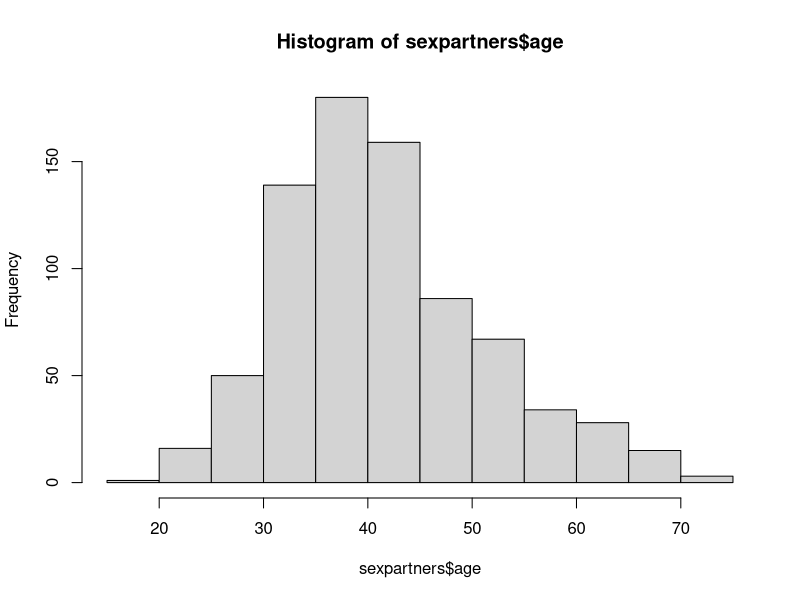
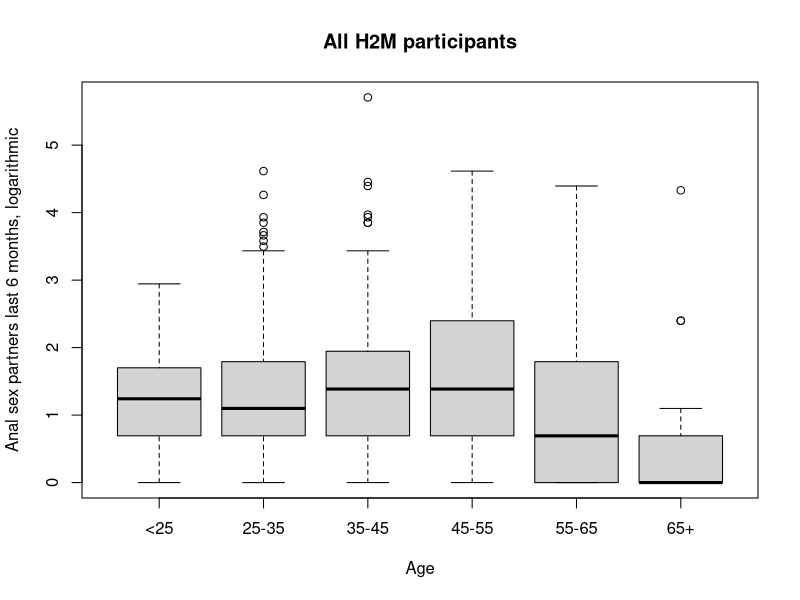
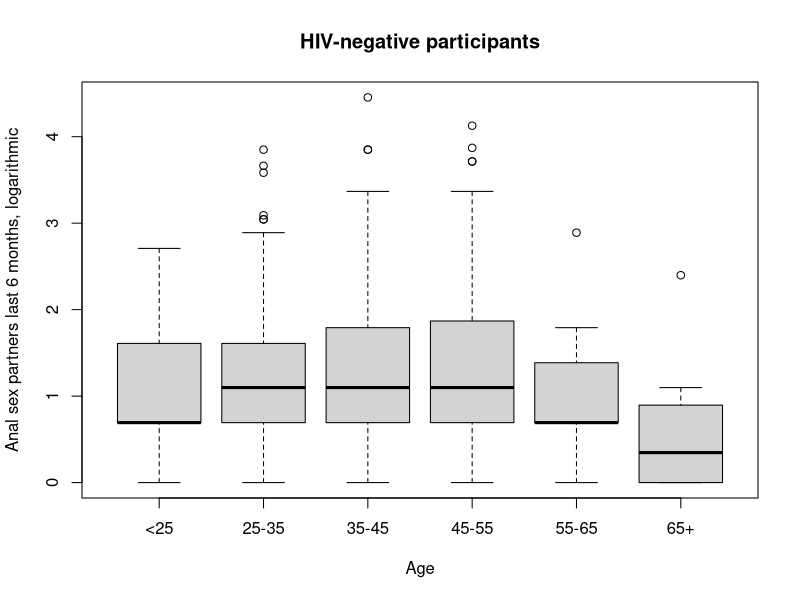
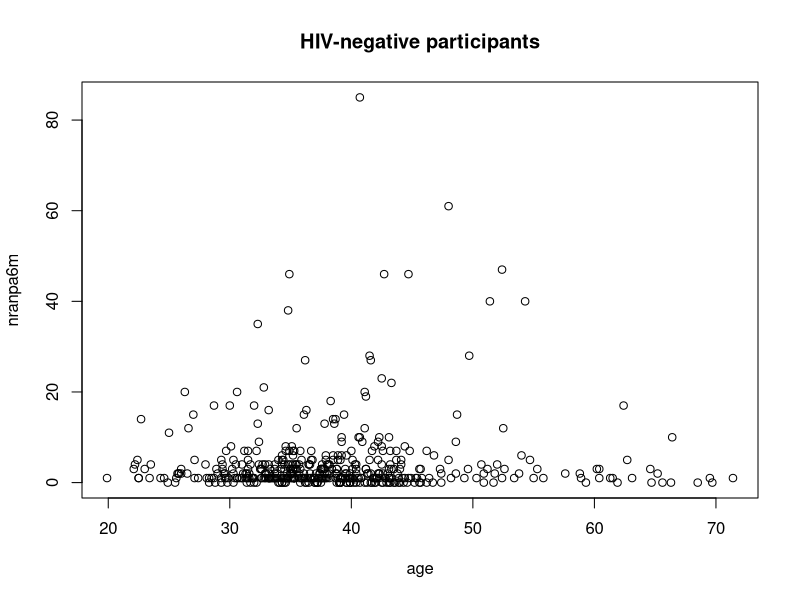
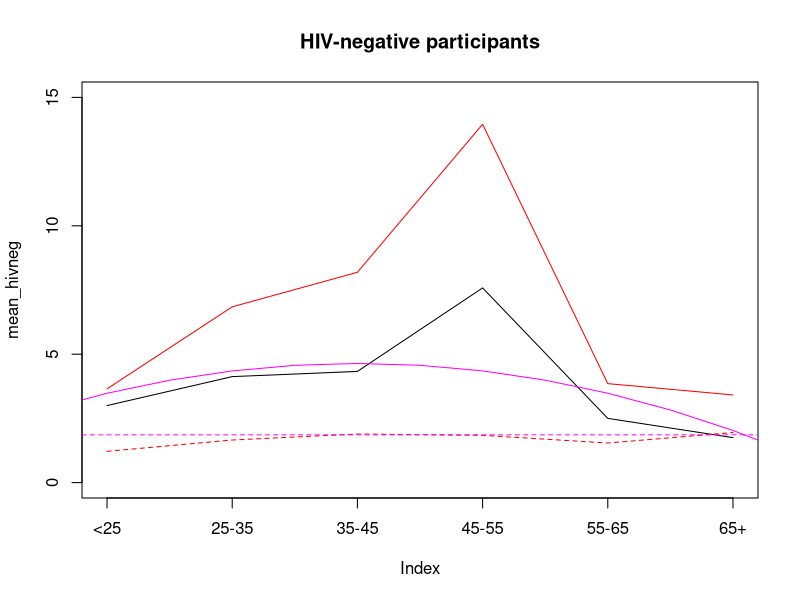
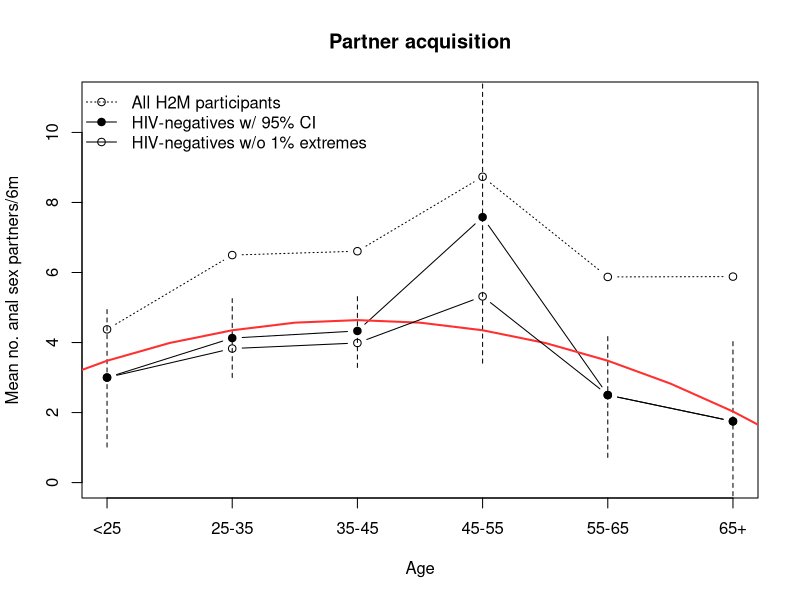

Recreate these plots in R, in order.
library("foreign")

sexpartners <- read.csv("sexpartners.csv",header=T)

hist(sexpartners$age)
summary(sexpartners$age)
agecat <- ifelse(sexpartners$age < 25, 1, NA)
agecat[sexpartners$age >= 25 & sexpartners$age < 35 ] <- 2
agecat[sexpartners$age >= 35 & sexpartners$age < 45 ] <- 3
agecat[sexpartners$age >= 45 & sexpartners$age < 55 ] <- 4
agecat[sexpartners$age >= 55 & sexpartners$age < 65 ] <- 5
agecat[sexpartners$age >= 65] <- 6
table(sexpartners$hivstat, agecat)
table(agecat)

# activity all participants
boxplot(log(sexpartners$nranpa6m+1) ~ agecat, 
 names=c("<25","25-35","35-45","45-55","55-65","65+"),
 xlab="Age", ylab="Anal sex partners last 6 months, logarithmic")
title("All H2M participants")

# activity HIV-negative participants
boxplot(log(sexpartners$nranpa6m[sexpartners$hivstat==0]+1) ~ agecat[sexpartners$hivstat==0], 
 names=c("<25","25-35","35-45","45-55","55-65","65+"),
 xlab="Age", ylab="Anal sex partners last 6 months, logarithmic")
title("HIV-negative participants")

plot(nranpa6m ~ age, data=sexpartners[!sexpartners$hivstat,])
title("HIV-negative participants")

mean_all <- array(NA, length(table(agecat)))
mean_hivneg <- array(NA, length(table(agecat)))
sd_hivneg <- array(NA, length(table(agecat)))
cv_hivneg <- array(NA, length(table(agecat)))

for (i in 1:length(table(agecat))) {
  mean_all[i] <- mean(sexpartners$nranpa6m[agecat==i], na.rm=T)
  mean_hivneg[i] <- mean(sexpartners$nranpa6m[sexpartners$hivstat==0 & agecat==i], na.rm=T)
  sd_hivneg[i] <- sd(sexpartners$nranpa6m[sexpartners$hivstat==0 & agecat==i], na.rm=T)
  cv_hivneg[i] <- sd_hivneg[i]/mean_hivneg[i]
}

plot(mean_hivneg, type="l", ylim=c(0,15), xaxt="n")
lines(sd_hivneg, col="red")
lines(cv_hivneg, col="red", lty=2)
axis(1, at=1:6, c("<25","25-35","35-45","45-55","55-65","65+"))
title("HIV-negative participants")

# estimate mean contact rate plus cv assuming simple parabolic function...
select <- !is.na(sexpartners$nranpa6m) & !sexpartners$hivstat
maxAge <- 80
myfun <- function(c_pars) {
  peak <- c_pars[1]
  cv <- c_pars[2]
  expect <- 4 * peak * sexpartners$age[select]/maxAge * (1 - sexpartners$age[select]/maxAge)
  logLiki <- log(dnorm(sexpartners$nranpa6m[select], expect, cv*expect))
  return(-sum(logLiki))
}
optim(c(3,1),myfun)

### Ergo: E(y|age40) = 4.636 with cv = 1.862
c_peak <- 4.64
x <- c(15,20,25,30,35,40,45,50,55,60,65,70,75)
simanpa6m <- 4 * c_peak * x/maxAge * (1 - x/maxAge)
lines(simanpa6m ~ c(0.5*(1:length(x))), col="magenta")
abline(h=1.86, col="magenta", lty=2)

plot(mean_hivneg, type="b", pch=19, ylim=c(0,11), xaxt="n",
 ylab="Mean no. anal sex partners/6m", xlab="Age")
for (i in 1:length(table(agecat))) {
  segments(x0=i, y0=mean_hivneg[i]-1.96*sd_hivneg[i]/sqrt(table(sexpartners$hivstat, agecat)[1,i]),
           x1=i, y1=mean_hivneg[i]+1.96*sd_hivneg[i]/sqrt(table(sexpartners$hivstat, agecat)[1,i]),
  lty=2)
}
axis(1, at=1:6, c("<25","25-35","35-45","45-55","55-65","65+"))
lines(simanpa6m ~ c(0.5*(1:length(x))), col="firebrick1", lwd=2)
lines(mean_all, type="b", lty=3, pch=1)

# ... what if we'd leave 1% extremes out
discard <- floor(sum(select)/100)
indices <- order(sexpartners$nranpa6m[select])[1:(sum(select)-discard)]
keep <- sexpartners$dummyid[select][indices]

for (i in 1:length(table(agecat))) {
  mean_hivneg[i] <- mean(sexpartners$nranpa6m[sexpartners$dummyid %in% keep & agecat==i])
  sd_hivneg[i] <- sd(sexpartners$nranpa6m[sexpartners$dummyid %in% keep & agecat==i])
}
lines(mean_hivneg, type="b")

legend("topleft", lty=c(3,1,1), pch=c(1,19,1), bty="n",
 legend=c("All H2M participants","HIV-negatives w/ 95% CI","HIV-negatives w/o 1% extremes"))
title("Partner acquisition")
